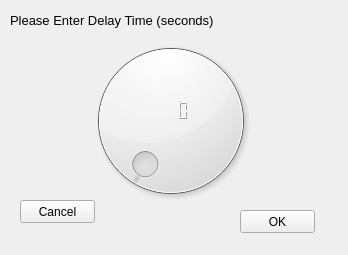
<?xml version="1.0" encoding="UTF-8"?>
<ui version="4.0">
 <class>delayForm</class>
 <widget class="QWidget" name="delayForm">
  <property name="geometry">
   <rect>
    <x>0</x>
    <y>0</y>
    <width>348</width>
    <height>255</height>
   </rect>
  </property>
  <property name="windowTitle">
   <string>Form</string>
  </property>
  <widget class="QLabel" name="label">
   <property name="geometry">
    <rect>
     <x>10</x>
     <y>10</y>
     <width>291</width>
     <height>21</height>
    </rect>
   </property>
   <property name="font">
    <font>
     <pointsize>10</pointsize>
    </font>
   </property>
   <property name="text">
    <string>Please Enter Delay Time (seconds)</string>
   </property>
  </widget>
  <widget class="QPushButton" name="btnOK">
   <property name="geometry">
    <rect>
     <x>240</x>
     <y>210</y>
     <width>75</width>
     <height>23</height>
    </rect>
   </property>
   <property name="text">
    <string>OK</string>
   </property>
  </widget>
  <widget class="QPushButton" name="btnCancel">
   <property name="geometry">
    <rect>
     <x>20</x>
     <y>200</y>
     <width>75</width>
     <height>23</height>
    </rect>
   </property>
   <property name="text">
    <string>Cancel</string>
   </property>
  </widget>
  <widget class="QDial" name="dialSeconds">
   <property name="geometry">
    <rect>
     <x>20</x>
     <y>30</y>
     <width>301</width>
     <height>181</height>
    </rect>
   </property>
   <property name="minimum">
    <number>1</number>
   </property>
   <property name="maximum">
    <number>5</number>
   </property>
  </widget>
  <widget class="QLCDNumber" name="lcdNumber">
   <property name="geometry">
    <rect>
     <x>140</x>
     <y>90</y>
     <width>51</width>
     <height>41</height>
    </rect>
   </property>
   <property name="font">
    <font>
     <pointsize>10</pointsize>
     <weight>75</weight>
     <bold>true</bold>
    </font>
   </property>
   <property name="frameShape">
    <enum>QFrame::NoFrame</enum>
   </property>
   <property name="frameShadow">
    <enum>QFrame::Plain</enum>
   </property>
   <property name="digitCount">
    <number>5</number>
   </property>
   <property name="value" stdset="0">
    <double>0.000000000000000</double>
   </property>
  </widget>
 </widget>
 <resources/>
 <connections>
  <connection>
   <sender>dialSeconds</sender>
   <signal>valueChanged(int)</signal>
   <receiver>lcdNumber</receiver>
   <slot>display(int)</slot>
   <hints>
    <hint type="sourcelabel">
     <x>82</x>
     <y>105</y>
    </hint>
    <hint type="destinationlabel">
     <x>133</x>
     <y>103</y>
    </hint>
   </hints>
  </connection>
 </connections>
</ui>
